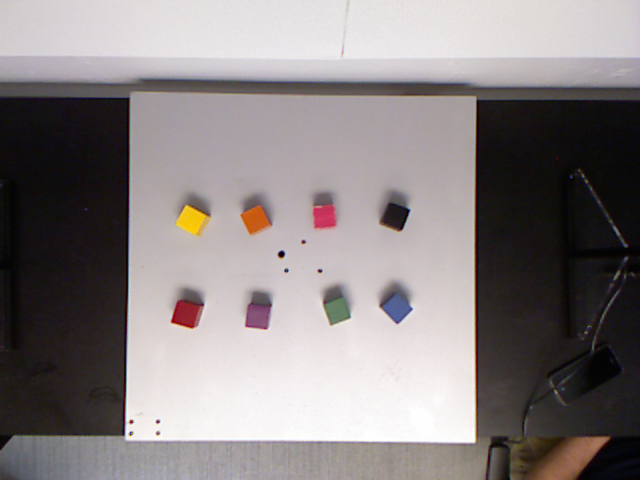
#> input picture kinect_example_images/ex0_bgr.png, 640 x 480 px, found by its file name
$ python testing_affine.py
#> lines starting #> are read from the running program, lines starting #| are printed output that depends on the picture
from __future__ import print_function
import cv2 as cv
import numpy as np
import argparse
src = cv.imread("/home/student/armlab-f19/kinect_example_images/ex0_bgr.png")
#> src is the input picture: shape (480, 640, 3); mean B, G, R 130.8, 130.6, 137.3
dep = cv.imread("/home/student/armlab-f19/kinect_example_images/ex0_depth8.png")
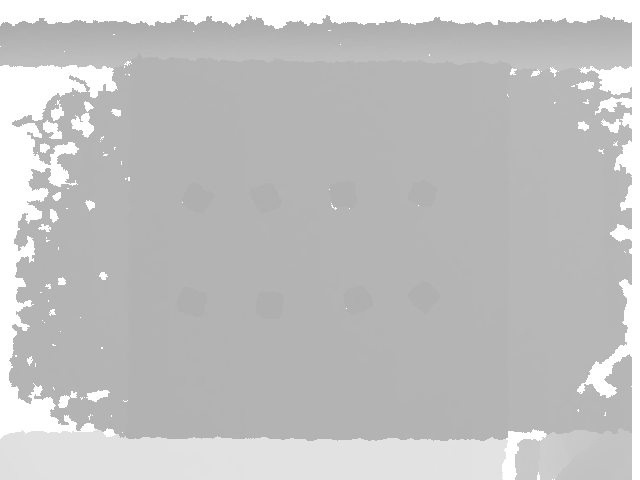
#> input picture kinect_example_images/ex0_depth8.png, 640 x 480 px, found by its file name
#> dep is the input picture: shape (480, 640, 3); min 171, max 255, mean 193.2
srcTri = np.array( [[126, 442], [131, 93], [476, 98]] ).astype(np.float32)
dstTri = np.array( [[127, 438], [132, 60], [508, 64]] ).astype(np.float32)
warp_mat = cv.getAffineTransform(dstTri, srcTri)
print(warp_mat.shape[0],warp_mat.shape[1])
warp_dst = cv.warpAffine(dep, warp_mat, (src.shape[1], src.shape[0]))
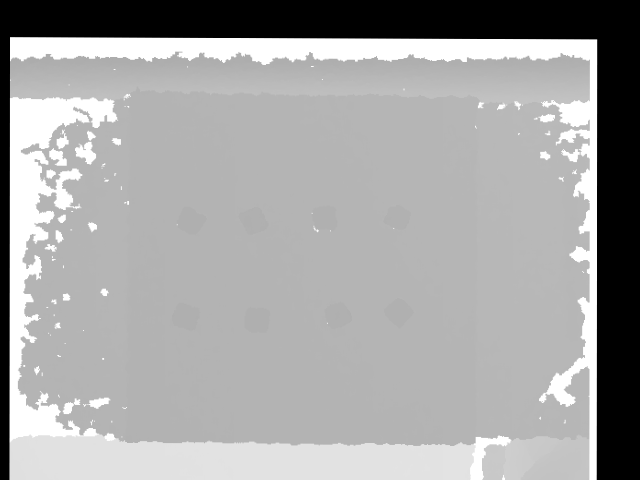
#> warp_dst: shape (480, 640, 3); min 0, max 255, mean 163.1
# Rotating the image after Warp
center = (warp_dst.shape[1]//2, warp_dst.shape[0]//2)
#> center = (320, 240)
angle = -50
scale = 0.6
rot_mat = cv.getRotationMatrix2D( center, angle, scale )
warp_rotate_dst = cv.warpAffine(warp_dst, rot_mat, (warp_dst.shape[1], warp_dst.shape[0]))
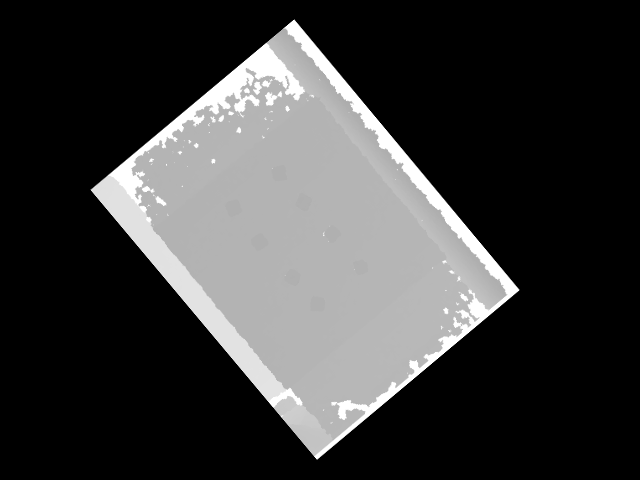
#> warp_rotate_dst: shape (480, 640, 3); min 0, max 255, mean 58.7
cv.imshow('Source image', src)
cv.imshow('Warp', warp_dst)
cv.imshow('rgb + warp', src+warp_dst)
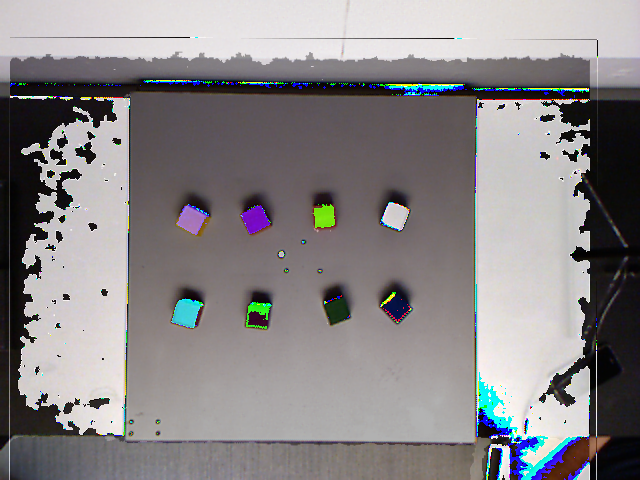
#> window 'rgb + warp': shape (480, 640, 3); mean B, G, R 134.8, 133.2, 136.6
cv.imshow('Depth + warp', dep+warp_dst)
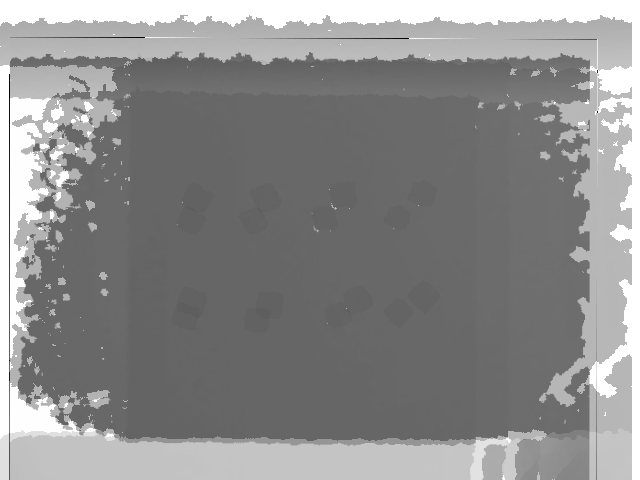
#> window 'Depth + warp': shape (480, 640, 3); min 3, max 255, mean 139.8
cv.waitKey()
